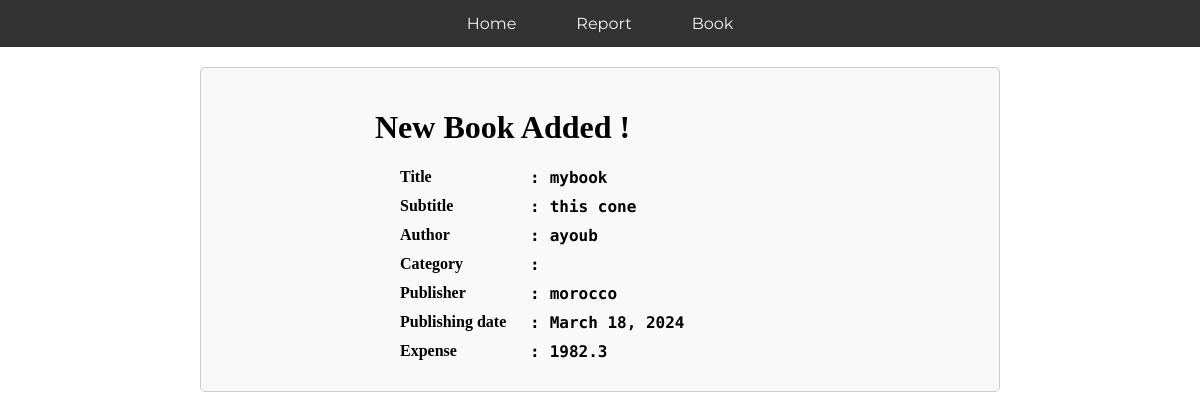
Before: /book/1 with the older database file.
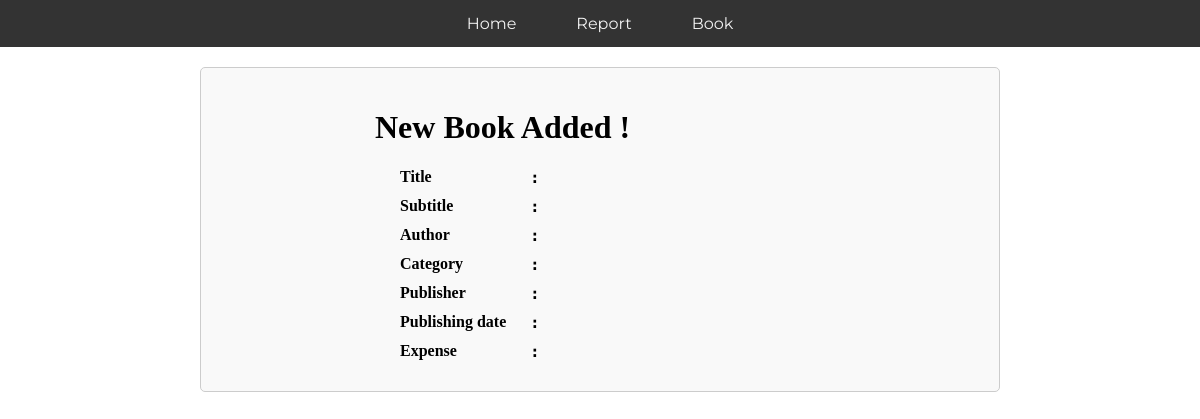
After: the same page with the newer database file.
### api/models.py (models this page shows, shortened)
class Book(models.Model):
    title = models.CharField(max_length=1000)
    subtitle = models.CharField(max_length=1000)
    publishing_date = models.DateField()
    expense = models.FloatField(default=0.0)  # Assuming 0.0 as default value
    author = models.ForeignKey(Author, on_delete=models.CASCADE)
    publisher = models.ForeignKey(Publisher, on_delete=models.CASCADE)
    category = models.ForeignKey(Category, on_delete=models.CASCADE)

class Author(models.Model):
    name = models.CharField(max_length=1000)

class Publisher(models.Model):
    name = models.CharField(max_length=1000)

### Book/views.py (the view)
# urls.py: path('book/<int:id>', retrieveBook, name='ah'),
def retrieveBook(request, id):
    if id:
        try:
            book = Book.objects.get(id=id)
        except Book.DoesNotExist:
            book = None
    else:
        book = None
    return render(request, 'display_book.html', {"book": book})

### template/display_book.html (shortened to what this page needs)
{% extends 'basic.html' %}
{% load static %}
{% block content %}
<link rel="stylesheet" href="{% static 'css/display_book.css' %}">
<div class="container">
<h1>New Book Added !</h1>
    <div class="flex-container">
        <label for="">Title </label>
        <p class="dot">:</p>
        <p>{{book.title}}</p>
    </div>
    <div class="flex-container">
        <label for="">Subtitle </label>
        <p class="dot">:</p>
        <p>{{book.subtitle}}</p>
    </div>
    <div class="flex-container">
        <label for="">Author </label>
        <p class="dot">:</p>
        <p>{{book.author.name}}</p>
    </div>
    <div class="flex-container">
        <label for="">Category </label>
        <p class="dot">:</p>
    </div>
    <div class="flex-container">
        <label for="">Publisher </label>
        <p class="dot">:</p>
        <p>{{book.publisher.name}}</p>
    </div>
    <div class="flex-container">
        <label for="">Publishing date </label>
        <p class="dot">:</p>
        <p>{{book.publishing_date}}</p>
    </div>
    <div class="flex-container">
        <label for="">Expense </label>
        <p class="dot">:</p>
        <p>{{book.expense}}</p>
    </div>
</div>
{% endblock %}

### template/basic.html (shortened to what this page needs)
{% load static %}
<!DOCTYPE html>
<html lang="en">
<head>
    <link rel="stylesheet" href="{% static 'css/basic.css' %}">
</head>
<body>
  <header>
    <div class="navbar">
      <a href="/">Home</a>
      <a href="/">Report</a>
      <div class="dropdown">
        <button class="dropbtn">Book
        </button>
      </div>
    </div>
  </header>
  {% block content %}{% endblock %}
</body>
</html>

### static/css/basic.css (style rules this page uses)
body { margin: 0; padding: 0; }
.navbar { display: flex; justify-content: center; overflow: hidden; background-color: #333; }
.navbar a { float: left; display: block; color: #f2f2f2; text-align: center; padding: 14px 30px; text-decoration: none; font-family: 'Montserrat'; }
.dropdown { float: left; overflow: hidden; }
.dropdown .dropbtn { font-family: 'Montserrat'; font-size: 16px; border: none; outline: none; color: #f2f2f2; background-color: inherit; margin: 0; padding: 14px 30px; cursor: pointer; }

### static/css/display_book.css (style rules this page uses)
.container { margin: 20px 200px; padding: 20px; border: 1px solid #ccc; border-radius: 5px; background-color: #f9f9f9; display: flex; flex-direction: column; justify-content: center; align-items: center; }
h1 { width: 450px; }
.dot { margin: 0px 10px; }
.flex-container { display: flex; margin-bottom: 10px; width: 400px; }
label { width: 120px; font-weight: bold; }
p { font-family: 'Reddit Mono'; font-weight: bold; margin: 0; }

Changed rows visible on the page:
removed Book: title "mybook", subtitle "this cone", author.name "ayoub", publisher.name "morocco", publishing_date "March 18, 2024", expense "1982.3"
